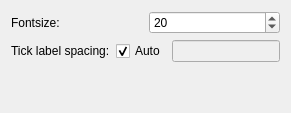
     <widget class="QWidget" name="tab_6">
      <attribute name="title">
       <string>Colorbars</string>
      </attribute>
      <layout class="QVBoxLayout" name="verticalLayout_12">
       <item>
        <layout class="QHBoxLayout" name="horizontalLayout_17">
         <item>
          <widget class="QLabel" name="label_21">
           <property name="text">
            <string>Fontsize:</string>
           </property>
          </widget>
         </item>
         <item>
          <widget class="QSpinBox" name="cbFontSize_spinBox">
           <property name="minimum">
            <number>1</number>
           </property>
           <property name="value">
            <number>20</number>
           </property>
          </widget>
         </item>
        </layout>
       </item>
       <item>
        <layout class="QHBoxLayout" name="horizontalLayout_18">
         <item>
          <widget class="QLabel" name="label_22">
           <property name="text">
            <string>Tick label spacing:</string>
           </property>
          </widget>
         </item>
         <item>
          <widget class="QCheckBox" name="cbAutoLabel_checkBox">
           <property name="text">
            <string>Auto</string>
           </property>
           <property name="checked">
            <bool>true</bool>
           </property>
          </widget>
         </item>
         <item>
          <widget class="QLineEdit" name="cbAutoLabel_lineEdit">
           <property name="enabled">
            <bool>false</bool>
           </property>
          </widget>
         </item>
        </layout>
       </item>
       <item>
        <spacer name="verticalSpacer_5">
         <property name="orientation">
          <enum>Qt::Vertical</enum>
         </property>
         <property name="sizeHint" stdset="0">
          <size>
           <width>20</width>
           <height>40</height>
          </size>
         </property>
        </spacer>
       </item>
      </layout>
     </widget>
